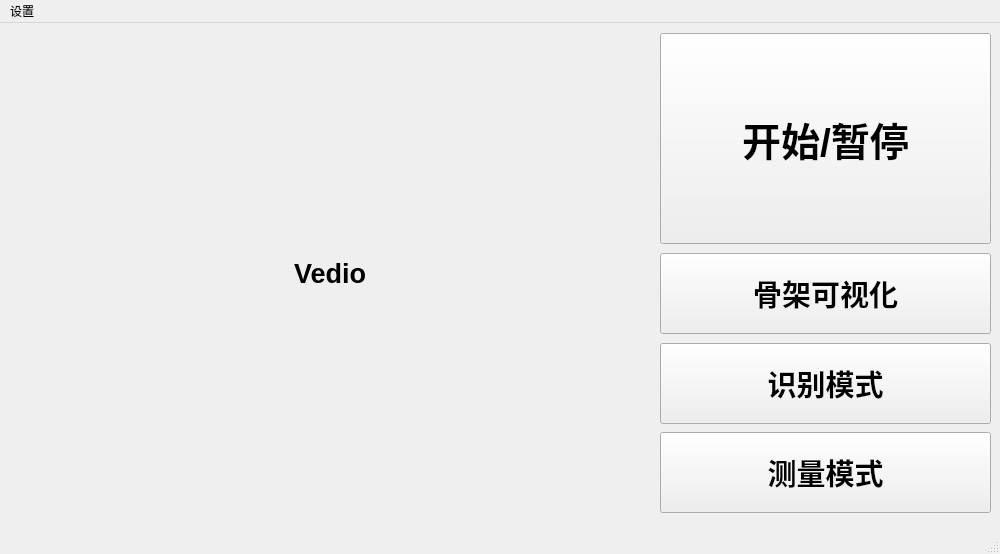
<?xml version="1.0" encoding="UTF-8"?>
<ui version="4.0">
 <class>MainWindow</class>
 <widget class="QMainWindow" name="MainWindow">
  <property name="geometry">
   <rect>
    <x>0</x>
    <y>0</y>
    <width>1000</width>
    <height>554</height>
   </rect>
  </property>
  <property name="windowTitle">
   <string>MainWindow</string>
  </property>
  <widget class="QWidget" name="centralwidget">
   <widget class="QLabel" name="VedioWindowsLabel">
    <property name="geometry">
     <rect>
      <x>10</x>
      <y>10</y>
      <width>640</width>
      <height>480</height>
     </rect>
    </property>
    <property name="font">
     <font>
      <pointsize>20</pointsize>
      <weight>75</weight>
      <bold>true</bold>
     </font>
    </property>
    <property name="text">
     <string>Vedio</string>
    </property>
    <property name="alignment">
     <set>Qt::AlignCenter</set>
    </property>
    <property name="wordWrap">
     <bool>false</bool>
    </property>
   </widget>
   <widget class="QPushButton" name="pushButton_4">
    <property name="geometry">
     <rect>
      <x>660</x>
      <y>409</y>
      <width>331</width>
      <height>81</height>
     </rect>
    </property>
    <property name="font">
     <font>
      <pointsize>22</pointsize>
      <weight>75</weight>
      <bold>true</bold>
     </font>
    </property>
    <property name="text">
     <string>测量模式</string>
    </property>
   </widget>
   <widget class="QPushButton" name="pushButton_5">
    <property name="geometry">
     <rect>
      <x>660</x>
      <y>320</y>
      <width>331</width>
      <height>81</height>
     </rect>
    </property>
    <property name="font">
     <font>
      <pointsize>22</pointsize>
      <weight>75</weight>
      <bold>true</bold>
     </font>
    </property>
    <property name="text">
     <string>识别模式</string>
    </property>
   </widget>
   <widget class="QPushButton" name="SkeletonButton">
    <property name="geometry">
     <rect>
      <x>660</x>
      <y>230</y>
      <width>331</width>
      <height>81</height>
     </rect>
    </property>
    <property name="font">
     <font>
      <pointsize>22</pointsize>
      <weight>75</weight>
      <bold>true</bold>
     </font>
    </property>
    <property name="text">
     <string>骨架可视化</string>
    </property>
   </widget>
   <widget class="QPushButton" name="StartButton">
    <property name="geometry">
     <rect>
      <x>660</x>
      <y>10</y>
      <width>331</width>
      <height>211</height>
     </rect>
    </property>
    <property name="font">
     <font>
      <pointsize>29</pointsize>
      <weight>75</weight>
      <bold>true</bold>
     </font>
    </property>
    <property name="text">
     <string>开始/暂停</string>
    </property>
   </widget>
  </widget>
  <widget class="QStatusBar" name="statusbar"/>
  <widget class="QMenuBar" name="menubar">
   <property name="geometry">
    <rect>
     <x>0</x>
     <y>0</y>
     <width>1000</width>
     <height>28</height>
    </rect>
   </property>
   <widget class="QMenu" name="menu">
    <property name="title">
     <string>设置</string>
    </property>
   </widget>
   <addaction name="menu"/>
  </widget>
 </widget>
 <resources/>
 <connections/>
</ui>
